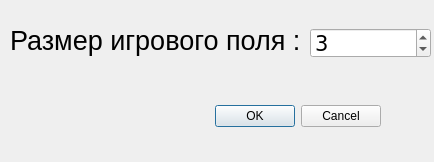
<?xml version="1.0" encoding="UTF-8"?>
<ui version="4.0">
 <class>GameSettings</class>
 <widget class="QDialog" name="GameSettings">
  <property name="geometry">
   <rect>
    <x>0</x>
    <y>0</y>
    <width>434</width>
    <height>162</height>
   </rect>
  </property>
  <property name="windowTitle">
   <string>Выбор размера поля</string>
  </property>
  <widget class="QDialogButtonBox" name="buttonBox">
   <property name="geometry">
    <rect>
     <x>40</x>
     <y>100</y>
     <width>341</width>
     <height>32</height>
    </rect>
   </property>
   <property name="orientation">
    <enum>Qt::Horizontal</enum>
   </property>
   <property name="standardButtons">
    <set>QDialogButtonBox::Cancel|QDialogButtonBox::Ok</set>
   </property>
  </widget>
  <widget class="QSpinBox" name="spinBox">
   <property name="geometry">
    <rect>
     <x>310</x>
     <y>28</y>
     <width>121</width>
     <height>30</height>
    </rect>
   </property>
   <property name="font">
    <font>
     <family>Verdana</family>
     <pointsize>16</pointsize>
    </font>
   </property>
   <property name="value">
    <number>3</number>
   </property>
  </widget>
  <widget class="QLabel" name="label">
   <property name="geometry">
    <rect>
     <x>10</x>
     <y>20</y>
     <width>301</width>
     <height>41</height>
    </rect>
   </property>
   <property name="text">
    <string>&lt;html&gt;&lt;head/&gt;&lt;body&gt;&lt;p&gt;&lt;span style=&quot; font-size:20pt;&quot;&gt;Размер игрового поля :&lt;/span&gt;&lt;span style=&quot; font-size:14pt;&quot;/&gt;&lt;/p&gt;&lt;/body&gt;&lt;/html&gt;</string>
   </property>
  </widget>
 </widget>
 <resources/>
 <connections>
  <connection>
   <sender>buttonBox</sender>
   <signal>accepted()</signal>
   <receiver>GameSettings</receiver>
   <slot>accept()</slot>
   <hints>
    <hint type="sourcelabel">
     <x>248</x>
     <y>254</y>
    </hint>
    <hint type="destinationlabel">
     <x>157</x>
     <y>274</y>
    </hint>
   </hints>
  </connection>
  <connection>
   <sender>buttonBox</sender>
   <signal>rejected()</signal>
   <receiver>GameSettings</receiver>
   <slot>reject()</slot>
   <hints>
    <hint type="sourcelabel">
     <x>316</x>
     <y>260</y>
    </hint>
    <hint type="destinationlabel">
     <x>286</x>
     <y>274</y>
    </hint>
   </hints>
  </connection>
 </connections>
</ui>
